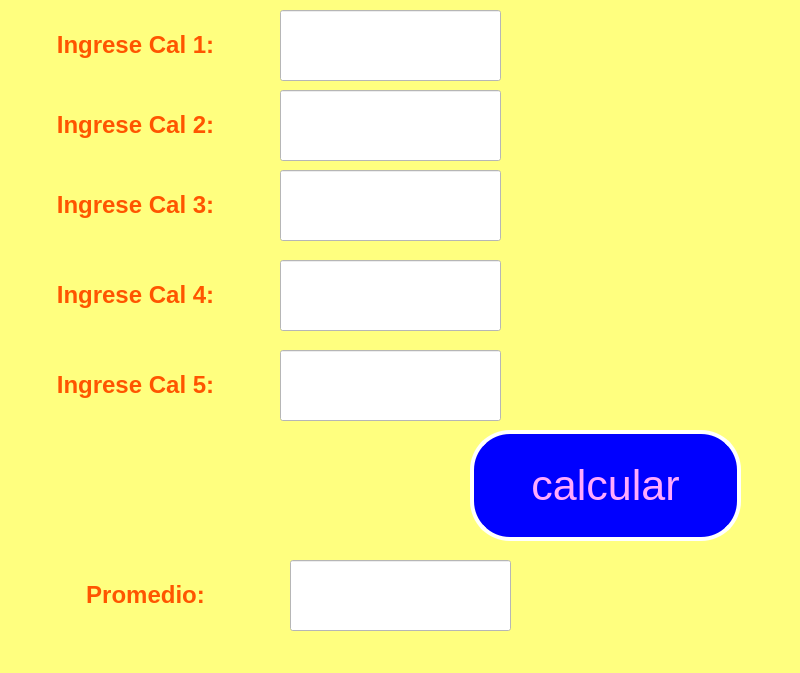
<?xml version="1.0" encoding="UTF-8"?>
<ui version="4.0">
 <class>MainWindow</class>
 <widget class="QMainWindow" name="MainWindow">
  <property name="geometry">
   <rect>
    <x>0</x>
    <y>0</y>
    <width>800</width>
    <height>673</height>
   </rect>
  </property>
  <property name="windowTitle">
   <string>MainWindow</string>
  </property>
  <property name="styleSheet">
   <string notr="true">background-color: rgb(85, 170, 0);
background-color: rgb(255, 255, 127);</string>
  </property>
  <widget class="QWidget" name="centralwidget">
   <widget class="QLineEdit" name="txt_B">
    <property name="geometry">
     <rect>
      <x>280</x>
      <y>90</y>
      <width>221</width>
      <height>71</height>
     </rect>
    </property>
    <property name="styleSheet">
     <string notr="true">background-color: rgb(255, 255, 255);
font: 75 14pt &quot;MS Shell Dlg 2&quot;;</string>
    </property>
    <property name="text">
     <string/>
    </property>
    <property name="alignment">
     <set>Qt::AlignCenter</set>
    </property>
   </widget>
   <widget class="QLabel" name="label_3">
    <property name="geometry">
     <rect>
      <x>80</x>
      <y>560</y>
      <width>131</width>
      <height>71</height>
     </rect>
    </property>
    <property name="styleSheet">
     <string notr="true">color: rgb(170, 85, 0);
color: rgb(255, 170, 0);
color: rgb(170, 85, 0);</string>
    </property>
    <property name="text">
     <string>&lt;html&gt;&lt;head/&gt;&lt;body&gt;&lt;p align=&quot;center&quot;&gt;&lt;span style=&quot; font-size:18pt; font-weight:600; color:#ff5500;&quot;&gt;Promedio:&lt;/span&gt;&lt;/p&gt;&lt;/body&gt;&lt;/html&gt;</string>
    </property>
   </widget>
   <widget class="QPushButton" name="btn_calcular">
    <property name="geometry">
     <rect>
      <x>470</x>
      <y>430</y>
      <width>271</width>
      <height>111</height>
     </rect>
    </property>
    <property name="font">
     <font>
      <pointsize>32</pointsize>
     </font>
    </property>
    <property name="styleSheet">
     <string notr="true">background-color: rgb(0, 0, 255);
color:rgb(255,255,255);
border-radius:40px;
border:  4px solid white;
color: rgb(255, 170, 255)</string>
    </property>
    <property name="text">
     <string>calcular</string>
    </property>
   </widget>
   <widget class="QLineEdit" name="txt_resultado">
    <property name="geometry">
     <rect>
      <x>290</x>
      <y>560</y>
      <width>221</width>
      <height>71</height>
     </rect>
    </property>
    <property name="styleSheet">
     <string notr="true">background-color: rgb(255, 255, 255);
font: 75 14pt &quot;MS Shell Dlg 2&quot;;</string>
    </property>
    <property name="text">
     <string/>
    </property>
    <property name="alignment">
     <set>Qt::AlignCenter</set>
    </property>
   </widget>
   <widget class="QLabel" name="label">
    <property name="geometry">
     <rect>
      <x>10</x>
      <y>90</y>
      <width>251</width>
      <height>71</height>
     </rect>
    </property>
    <property name="styleSheet">
     <string notr="true">color: rgb(170, 85, 0);
color: rgb(255, 170, 0);
color: rgb(255, 85, 0);
color: rgb(255, 170, 0);
color: rgb(255, 0, 0);
font: 8pt &quot;MS Gothic&quot;;</string>
    </property>
    <property name="text">
     <string>&lt;html&gt;&lt;head/&gt;&lt;body&gt;&lt;p align=&quot;center&quot;&gt;&lt;span style=&quot; font-size:18pt; font-weight:600; color:#ff5500;&quot;&gt;Ingrese Cal 2:&lt;/span&gt;&lt;/p&gt;&lt;/body&gt;&lt;/html&gt;</string>
    </property>
   </widget>
   <widget class="QLabel" name="label_2">
    <property name="geometry">
     <rect>
      <x>10</x>
      <y>170</y>
      <width>251</width>
      <height>71</height>
     </rect>
    </property>
    <property name="styleSheet">
     <string notr="true">color: rgb(170, 85, 0);
color: rgb(255, 170, 0);
color: rgb(255, 85, 0);
color: rgb(255, 170, 0);
color: rgb(255, 0, 0);
font: 8pt &quot;MS Gothic&quot;;</string>
    </property>
    <property name="text">
     <string>&lt;html&gt;&lt;head/&gt;&lt;body&gt;&lt;p align=&quot;center&quot;&gt;&lt;span style=&quot; font-size:18pt; font-weight:600; color:#ff5500;&quot;&gt;Ingrese Cal 3:&lt;/span&gt;&lt;/p&gt;&lt;/body&gt;&lt;/html&gt;</string>
    </property>
   </widget>
   <widget class="QLineEdit" name="txt_C">
    <property name="geometry">
     <rect>
      <x>280</x>
      <y>170</y>
      <width>221</width>
      <height>71</height>
     </rect>
    </property>
    <property name="styleSheet">
     <string notr="true">background-color: rgb(255, 255, 255);
font: 75 14pt &quot;MS Shell Dlg 2&quot;;</string>
    </property>
    <property name="text">
     <string/>
    </property>
    <property name="alignment">
     <set>Qt::AlignCenter</set>
    </property>
   </widget>
   <widget class="QLabel" name="label_4">
    <property name="geometry">
     <rect>
      <x>10</x>
      <y>10</y>
      <width>251</width>
      <height>71</height>
     </rect>
    </property>
    <property name="styleSheet">
     <string notr="true">color: rgb(170, 85, 0);
color: rgb(255, 170, 0);
color: rgb(255, 85, 0);
color: rgb(255, 170, 0);
color: rgb(255, 0, 0);
font: 8pt &quot;MS Gothic&quot;;</string>
    </property>
    <property name="text">
     <string>&lt;html&gt;&lt;head/&gt;&lt;body&gt;&lt;p align=&quot;center&quot;&gt;&lt;span style=&quot; font-size:18pt; font-weight:600; color:#ff5500;&quot;&gt;Ingrese Cal 1:&lt;/span&gt;&lt;/p&gt;&lt;/body&gt;&lt;/html&gt;</string>
    </property>
   </widget>
   <widget class="QLineEdit" name="txt_A">
    <property name="geometry">
     <rect>
      <x>280</x>
      <y>10</y>
      <width>221</width>
      <height>71</height>
     </rect>
    </property>
    <property name="styleSheet">
     <string notr="true">background-color: rgb(255, 255, 255);
font: 75 14pt &quot;MS Shell Dlg 2&quot;;</string>
    </property>
    <property name="text">
     <string/>
    </property>
    <property name="alignment">
     <set>Qt::AlignCenter</set>
    </property>
   </widget>
   <widget class="QLineEdit" name="txt_D">
    <property name="geometry">
     <rect>
      <x>280</x>
      <y>260</y>
      <width>221</width>
      <height>71</height>
     </rect>
    </property>
    <property name="styleSheet">
     <string notr="true">background-color: rgb(255, 255, 255);
font: 75 14pt &quot;MS Shell Dlg 2&quot;;</string>
    </property>
    <property name="text">
     <string/>
    </property>
    <property name="alignment">
     <set>Qt::AlignCenter</set>
    </property>
   </widget>
   <widget class="QLabel" name="label_5">
    <property name="geometry">
     <rect>
      <x>10</x>
      <y>260</y>
      <width>251</width>
      <height>71</height>
     </rect>
    </property>
    <property name="styleSheet">
     <string notr="true">color: rgb(170, 85, 0);
color: rgb(255, 170, 0);
color: rgb(255, 85, 0);
color: rgb(255, 170, 0);
color: rgb(255, 0, 0);
font: 8pt &quot;MS Gothic&quot;;</string>
    </property>
    <property name="text">
     <string>&lt;html&gt;&lt;head/&gt;&lt;body&gt;&lt;p align=&quot;center&quot;&gt;&lt;span style=&quot; font-size:18pt; font-weight:600; color:#ff5500;&quot;&gt;Ingrese Cal 4:&lt;/span&gt;&lt;/p&gt;&lt;/body&gt;&lt;/html&gt;</string>
    </property>
   </widget>
   <widget class="QLabel" name="label_6">
    <property name="geometry">
     <rect>
      <x>10</x>
      <y>350</y>
      <width>251</width>
      <height>71</height>
     </rect>
    </property>
    <property name="styleSheet">
     <string notr="true">color: rgb(170, 85, 0);
color: rgb(255, 170, 0);
color: rgb(255, 85, 0);
color: rgb(255, 170, 0);
color: rgb(255, 0, 0);
font: 8pt &quot;MS Gothic&quot;;</string>
    </property>
    <property name="text">
     <string>&lt;html&gt;&lt;head/&gt;&lt;body&gt;&lt;p align=&quot;center&quot;&gt;&lt;span style=&quot; font-size:18pt; font-weight:600; color:#ff5500;&quot;&gt;Ingrese Cal 5:&lt;/span&gt;&lt;/p&gt;&lt;/body&gt;&lt;/html&gt;</string>
    </property>
   </widget>
   <widget class="QLineEdit" name="txt_E">
    <property name="geometry">
     <rect>
      <x>280</x>
      <y>350</y>
      <width>221</width>
      <height>71</height>
     </rect>
    </property>
    <property name="styleSheet">
     <string notr="true">background-color: rgb(255, 255, 255);
font: 75 14pt &quot;MS Shell Dlg 2&quot;;</string>
    </property>
    <property name="text">
     <string/>
    </property>
    <property name="alignment">
     <set>Qt::AlignCenter</set>
    </property>
   </widget>
  </widget>
  <widget class="QMenuBar" name="menubar">
   <property name="geometry">
    <rect>
     <x>0</x>
     <y>0</y>
     <width>800</width>
     <height>21</height>
    </rect>
   </property>
  </widget>
  <widget class="QStatusBar" name="statusbar"/>
 </widget>
 <resources/>
 <connections/>
</ui>
